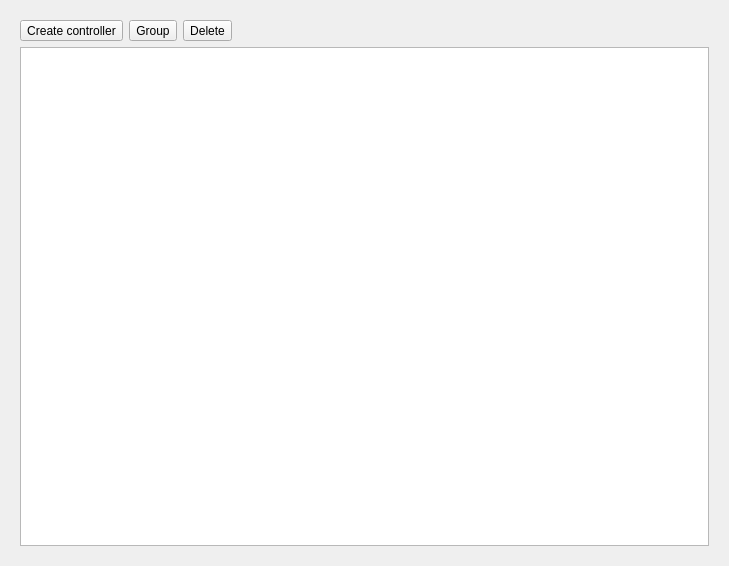
<?xml version="1.0" encoding="UTF-8"?>
<ui version="4.0">
 <class>zControllerEditor</class>
 <widget class="QDialog" name="zControllerEditor">
  <property name="geometry">
   <rect>
    <x>0</x>
    <y>0</y>
    <width>729</width>
    <height>566</height>
   </rect>
  </property>
  <property name="sizePolicy">
   <sizepolicy hsizetype="Minimum" vsizetype="Minimum">
    <horstretch>0</horstretch>
    <verstretch>0</verstretch>
   </sizepolicy>
  </property>
  <property name="windowTitle">
   <string>Controllers</string>
  </property>
  <layout class="QGridLayout" name="gridLayout">
   <item row="2" column="0">
    <widget class="QWidget" name="mainBox" native="true">
     <layout class="QVBoxLayout" name="mainLayout">
      <item>
       <layout class="QHBoxLayout" name="buttonLayout">
        <item>
         <widget class="QToolButton" name="createControllerButton">
          <property name="text">
           <string>Create controller</string>
          </property>
         </widget>
        </item>
        <item>
         <widget class="QToolButton" name="createControllerGroupButton">
          <property name="text">
           <string>Group</string>
          </property>
         </widget>
        </item>
        <item>
         <widget class="QToolButton" name="deleteButton">
          <property name="text">
           <string>Delete</string>
          </property>
         </widget>
        </item>
        <item>
         <spacer name="horizontalSpacer">
          <property name="orientation">
           <enum>Qt::Horizontal</enum>
          </property>
          <property name="sizeHint" stdset="0">
           <size>
            <width>40</width>
            <height>20</height>
           </size>
          </property>
         </spacer>
        </item>
       </layout>
      </item>
      <item>
       <widget class="ControllerTreeWidget" name="controllerTree">
        <property name="showDropIndicator" stdset="0">
         <bool>true</bool>
        </property>
        <attribute name="headerVisible">
         <bool>false</bool>
        </attribute>
        <column>
         <property name="text">
          <string notr="true">1</string>
         </property>
        </column>
       </widget>
      </item>
     </layout>
    </widget>
   </item>
  </layout>
 </widget>
 <customwidgets>
  <customwidget>
   <class>ControllerTreeWidget</class>
   <extends>QTreeWidget</extends>
   <header>zMayaTools/qt_widgets/controller_tree_widget.h</header>
  </customwidget>
 </customwidgets>
 <resources>
  <include location="../qt_resources/resources.qrc"/>
 </resources>
 <connections/>
</ui>
